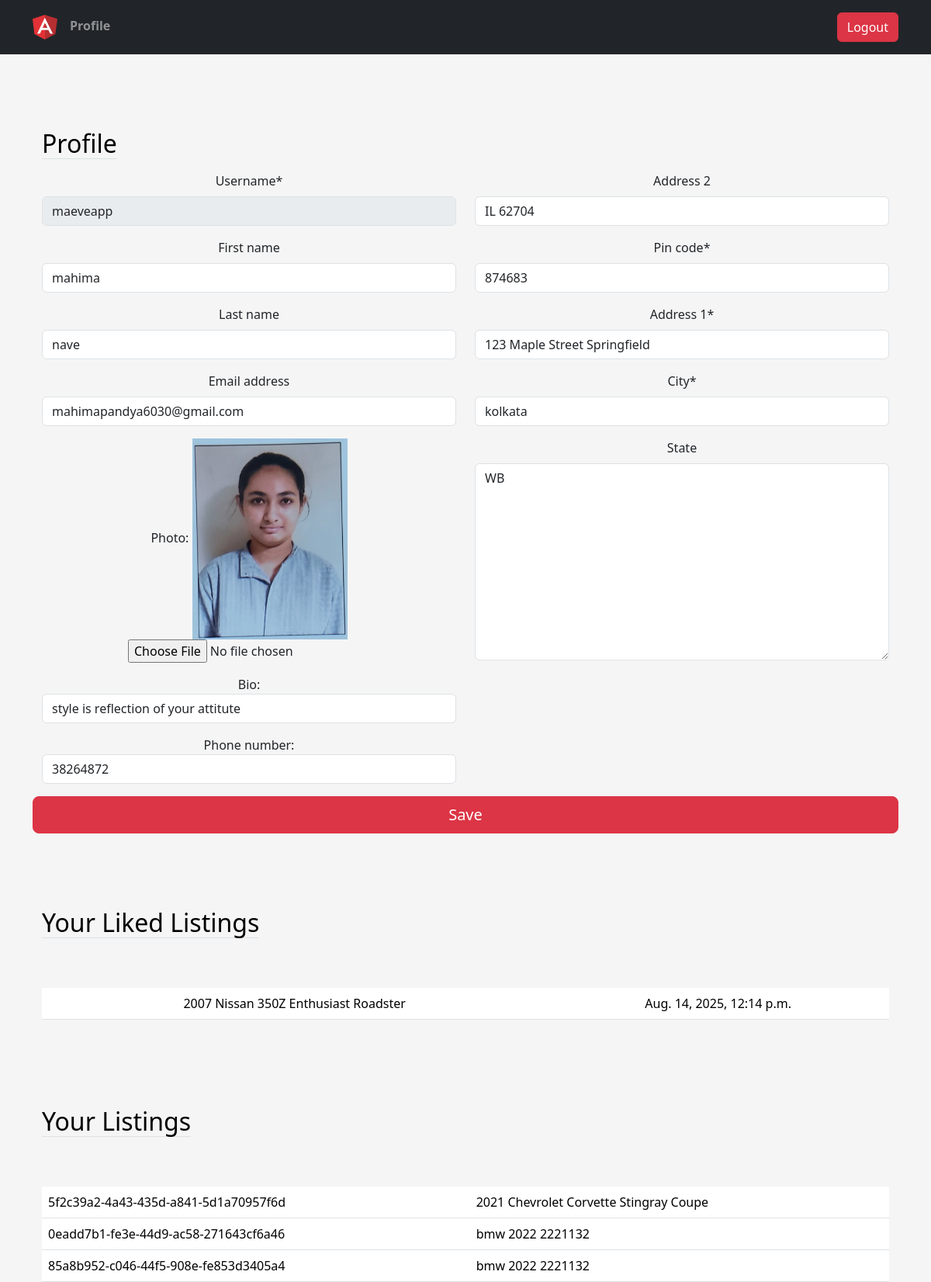
The page /users/profile/ (signed in) on the database its author committed.
### user/models.py (models this page shows, shortened)
class Profile(models.Model):
    user = models.OneToOneField(User, on_delete=models.CASCADE)
    photo = models.ImageField(upload_to=user_directory_path, blank=True)
    bio = models.CharField(max_length=500, blank=True)
    phone_number = models.CharField(max_length=12, blank=True)
    location = models.OneToOneField(Location, on_delete=models.SET_NULL, null=True)

class Location(models.Model):
    address_1 = models.CharField(max_length=200, blank=True)
    address_2 = models.CharField(max_length=100, blank=True)
    city = models.CharField(max_length=100)
    state = INStateField(verbose_name="State",blank=True, null=True)
    zip_code = models.CharField(
        max_length=6,
        validators=[RegexValidator(regex=r'^\d{6}$', message='Enter a valid 6-digit PIN code')], verbose_name="pin code"
    )

### main/models.py (models this page shows, shortened)
class Likedlisting(models.Model):
    profile = models.ForeignKey(Profile, on_delete=models.CASCADE)
    listing = models.ForeignKey(Listing, on_delete=models.CASCADE)
    like_date = models.DateTimeField(auto_now_add=True)

class Listing(models.Model):
    id = models.UUIDField(primary_key=True, default=uuid.uuid4, unique=True, editable=False)
    created_at = models.DateField(auto_now_add=True)
    updated_at = models.DateField(auto_now=True)
    seller = models.ForeignKey(Profile, on_delete=models.CASCADE)
    brand = models.CharField(max_length=77, choices=CARS_BRANDS, default=None)
    model = models.CharField(max_length=77)
    vin = models.CharField(max_length=17)
    milege = models.IntegerField(default=0)
    color = models.CharField(max_length=74)
    description = models.TextField()
    engine = models.CharField(max_length=30)
    transmission = models.CharField(max_length=30, choices=TRANSMISSION_OPTIONS, default=None)
    location = models.OneToOneField(Location, on_delete=models.SET_NULL, null=True)
    image = models.ImageField(upload_to=user_Listing_attr)

### user/views.py (the view, shortened to what this page needs)
# urls.py: path('profile/', views.Profileview.as_view(), name="profile"),
@method_decorator(login_required, name="dispatch")
class Profileview(View):
    def get(self, request):
        user_listing = Listing.objects.filter(seller=request.user.profile)
        user_liked_listings = Likedlisting.objects.filter(
            profile=request.user.profile).all()
        user_form = Userform(instance=request.user)
        profile_form = Profileform(instance=request.user.profile)
        location_form = LocationForm(instance=request.user.profile.location)
        return render(request, 'user/profile.html', {'user_form': user_form,
                                                     'profile_form': profile_form,
                                                     'location_form': location_form,
                                                     'user_listing': user_listing,
                                                     'user_liked_listings':user_liked_listings})

### user/forms.py
class Userform(forms.ModelForm):
    username = forms.CharField(disabled=True)
    class Meta:
        model = User
        fields = ('username', 'first_name', 'last_name', 'email')

class Profileform(forms.ModelForm):
    bio = forms.TextInput()
    class Meta:
        model = Profile
        fields = ('photo', 'bio', 'phone_number')
        widgets = {
            'photo': CustomPictureImageFieldWidget()
        }

### user/widgets.py (called while the page is built)
    def render(self, name, value, attrs=None, renderer=None):
        default_html = super().render(name, value, attrs, renderer=renderer)
        img_html = ''
        if value and hasattr(value, 'url'):
            img_html = mark_safe(f'<img src="{value.url}" width="200" />')
        return mark_safe(f'{img_html}{default_html}')

### user/templates/user/profile.html (shortened to what this page needs)
{% extends 'design/base.html' %}
{% load static %}
{% load crispy_forms_tags %}
{% block 'body'%}
<div class="container-fluid text-center py-5">
    <div class="container px-4 py-5" id="hanging-icons">
        <div class="row g-4">
            <div class="col d-flex align-items-start">
                <div>
                    <h2 class="mb-3 border-bottom" style="color: black">Profile</h2>
                </div>
            </div>
        </div>
        <form action="" method="post" enctype="multipart/form-data">
            <div class="row">
                <div class="col-6">
                    {{ user_form|crispy }}
                      {{ profile_form.as_p }}
                </div>
                <br>
                <div class="col-6">
                    {{ location_form|crispy }}
                </div>
                <br>
                <button class="btn btn-lg btn-danger" type="submit" value="Submit">Save</button>
            </div>
        </form>
        </div>
        <div class="container px-4">
        <div class="row g-4 py-5">
            <div class="col d-flex align-items-start">
                <div>
                    <h2 class="mb-3 border-bottom" style="color: black">Your Liked Listings</h2>
                </div>
            </div>
        </div>
        <table class="table table-hover">
            <tbody>
                {% for liked_listing in user_liked_listings %}
                <tr>
                    <td>{{ liked_listing.listing.model }}</td>
                    <td>{{ liked_listing.like_date }}</td>
                </tr>
                {% endfor %}
            </tbody>
        </table>
        </div>
    </div>
        <div class="container px-4">
        <div class="row g-4 py-5">
            <div class="col d-flex align-items-start">
                <div>
                    <h2 class="mb-3 border-bottom" style="color: black">Your Listings</h2>
                </div>
            </div>
        </div>
        <table class="table table-hover">
            <tbody>
                {% for listing in user_listing %}
                <tr>
                    <td>{{ listing.id }}</td>
                    <td>{{ listing.model }}</td>
                </tr>
                {% endfor %}
            </tbody>
        </table>
    </div>
{% endblock %}

### main/static/css/style.css (style rules this page uses)
html, body { height: 100%; }
body { align-items: center; padding-bottom: 40px; background-color: #f5f5f5; }
.h2, h2 { color: white; }

### rows shown on the page
Profile: as_p (picture), bio "style is reflection of your attitute", phone_number "38264872"
Location: address_2 "IL 62704", zip_code "874683", address_1 "123 Maple Street Springfield", city "kolkata", state "WB"
Likedlisting: listing.model "2007 Nissan 350Z Enthusiast Roadster", like_date "Aug. 14, 2025, 12:14 p.m."
Listing: id "5f2c39a2-4a43-435d-a841-5d1a70957f6d", model "2021 Chevrolet Corvette Stingray Coupe"
Listing: id "0eadd7b1-fe3e-44d9-ac58-271643cf6a46", model "bmw 2022 2221132"
Listing: id "85a8b952-c046-44f5-908e-fe853d3405a4", model "bmw 2022 2221132"
